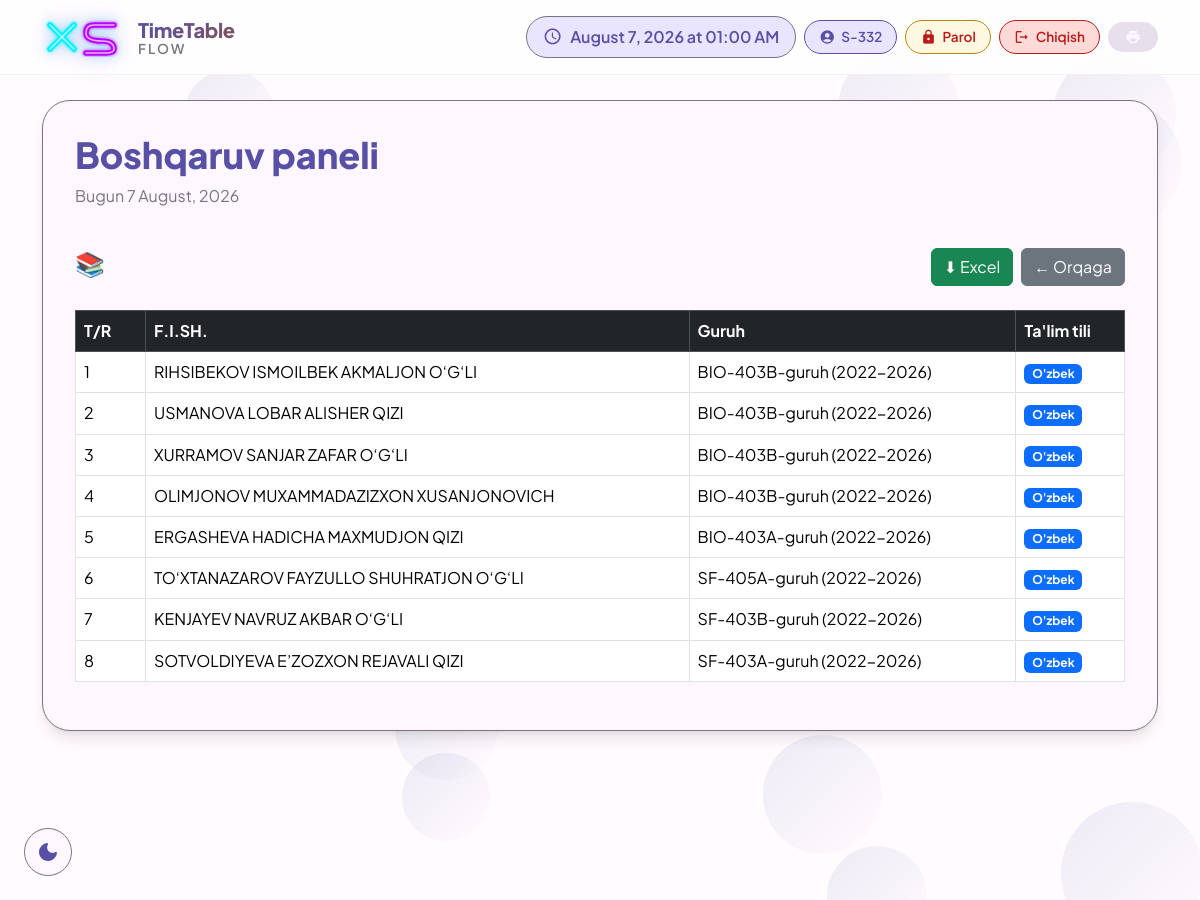
Screenshot of /raspisaniya/subject/320/students/ (signed in) with the database file from the repository.
### raspisaniya/models.py (models this page shows, shortened)
class Student(models.Model):
    user = models.OneToOneField(User, on_delete=models.SET_NULL, null=True, blank=True,related_name='student')
    student_id = models.CharField(max_length=20, unique=True, null=True, blank=True)
    first_name = models.CharField(max_length=50)
    last_name = models.CharField(max_length=50)
    group = models.ForeignKey(Group, on_delete=models.SET_NULL, null=True, blank=True)
    language = models.CharField(max_length=10, choices=LANGUAGE_CHOICES, default='uz')
    debts = models.ManyToManyField(Subject, related_name='debt_students', blank=True)

class Group(models.Model):
    name = models.CharField(max_length=100, unique=True)
    def __str__(self):
        return self.name

### raspisaniya/views.py (the view)
# urls.py: path('subject/<int:pk>/students/', views.subject_students, name='subject_students'),
@login_required
def subject_students(request, pk):
    subject = get_object_or_404(Subject, pk=pk)
    students = Student.objects.filter(debts=subject).order_by('last_name')
    return render(request, 'raspisaniya/subject_students.html', {
        'subject': subject, 'students': students,
    })

### templates/raspisaniya/subject_students.html
{% extends 'raspisaniya/base.html' %}
{% block content %}
<div class="d-flex justify-content-between align-items-center mb-4">
    <h4>📚 {{ subject.name }} — qarzdor talabalar</h4>
    <div class="d-flex gap-2">
        <a href="{% url 'subject_students_excel' subject.pk %}" class="btn btn-success">
            ⬇ Excel
        </a>
        <a href="{% url 'subject_list' %}" class="btn btn-secondary">← Orqaga</a>
    </div>
</div>
{% if students %}
<table class="table table-bordered table-hover align-middle">
    <thead class="table-dark">
        <tr>
            <th style="width: 70px;">T/R</th>
            <th>F.I.SH.</th>
            <th>Guruh</th>
            <th>Ta'lim tili</th>
        </tr>
    </thead>
    <tbody>
        {% for student in students %}
        <tr>
            <td>{{ forloop.counter }}</td>
            <td>{{ student.last_name }} {{ student.first_name }}</td>
            <td>{{ student.group|default:"—" }}</td>
            <td>
                {% if student.language == 'uz' %}
                    <span class="badge bg-primary">O'zbek</span>
                {% elif student.language == 'ru' %}
                    <span class="badge bg-info text-dark">Rus</span>
                {% elif student.language == 'qq' %}
                    <span class="badge bg-warning text-dark">Qoraqalpoq</span>
                {% elif student.language == 'en' %}
                    <span class="badge bg-secondary">Ingliz</span>
                {% else %}
                    <span class="badge bg-secondary">{{ student.language|default:"—" }}</span>
                {% endif %}
            </td>
        </tr>
        {% endfor %}
    </tbody>
</table>
{% else %}
<div class="alert alert-info">Bu fandan qarzdor o'quvchi yo'q.</div>
{% endif %}
{% endblock %}

### templates/raspisaniya/base.html (shortened to what this page needs)
{% load static %}
<!DOCTYPE html>
<html lang="uz">
<head>
    <link href="https://cdn.jsdelivr.net/npm/bootstrap@5.3.2/dist/css/bootstrap.min.css" rel="stylesheet">
</head>
<body>
    <div class="bubbles" id="bubbles"></div>
    <div class="app-bar" id="appBar">
        <div class="container">
            <div class="d-flex justify-content-between align-items-center">
                <div class="d-flex align-items-center gap-3">
                    <a href="{% url 'reset_database' %}" class="xs-main-logo" title="Reset Database" style="text-decoration: none; display: inline-block;">
                    </a>
                    <a href="{% url 'lesson_list' %}" class="text-decoration-none">
                        <div style="line-height:1.15;">
                            <div style="font-size:1.25rem;font-weight:800;background:linear-gradient(135deg,var(--md-primary),var(--md-tertiary));-webkit-background-clip:text;-webkit-text-fill-color:transparent;letter-spacing:-0.3px;">TimeTable</div>
                            <div style="font-size:0.85rem;font-weight:600;color:var(--md-outline);letter-spacing:2px;text-transform:uppercase;">Flow</div>
                        </div>
                    </a>
                </div>
                <div class="d-flex gap-2 align-items-center flex-wrap">
                    <div class="current-time">
                        <span class="material-icons-round">schedule</span>
                        <span id="timeDisplay">--:--</span>
                    </div>
                    {% if user.is_authenticated %}
                    <div class="user-chip">
                        <span class="material-icons-round">
                        </span>
                        {{ user.get_full_name|default:user.username }}
                    </div>
                    <a href="{% url 'change_password' %}" class="logout-chip" style="background:#fff8e1; color:#b8860b; border-color:#b8860b;">
                        <span class="material-icons-round">lock</span>Parol
                    </a>
                    <a href="{% url 'logout' %}" class="logout-chip">
                        <span class="material-icons-round">logout</span>Chiqish
                    </a>
                    {% endif %}
                    <button class="md-chip" onclick="window.print()">
                        <span class="material-icons-round">print</span>
                    </button>
                </div>
            </div>
        </div>
    </div>
    <button class="theme-toggle" id="themeToggle">
    </button>
    <div class="container">
        <div class="md-surface">
            <div class="d-flex justify-content-between align-items-center mb-4">
                <div>
                    <h1 class="display-small d-inline-flex align-items-center gap-2">
                        {% block page_title %}Boshqaruv paneli{% endblock %}
                    </h1>
                    <p class="body-large">{% block page_subtitle %}Bugun {% now "j F, Y" %}{% endblock %}</p>
                </div>
            </div>
            {% block content %}{% endblock %}
        </div>
    </div>
</body>
</html>

### templates/raspisaniya/base.html (style rules this page uses)
* { margin: 0; padding: 0; box-sizing: border-box; }
:root { --md-primary: #5850a4; --md-primary-container: #e9e4ff; --md-secondary: #625b71; --md-secondary-container: #e8def8; --md-tertiary: #7d5260; --md-tertiary-container: #ffd8e4; --md-surface: #fef7ff; --md-surface-variant: #e7e0ec; --md-background: #fffbfe; --md-error: #ba1a1a; --md-error-container: #ffdad6; --md-outline: #79747e; --md-shadow: 0 4px 6px -2px rgba(0,0,0,0.05), 0 10px 15px -3px rgba(0,0,0,0.1); }
body { font-family: 'Plus Jakarta Sans', sans-serif; background: var(--md-background); color: var(--md-surface); transition: all 0.3s ease; min-height: 100vh; position: relative; }
.bubbles { position: fixed; width: 100%; height: 100%; z-index: -1; overflow: hidden; top: 0; left: 0; }
.app-bar { background: rgba(255,255,255,0.8); backdrop-filter: blur(20px); -webkit-backdrop-filter: blur(20px); border-bottom: 1px solid rgba(0,0,0,0.05); padding: 1rem 0; position: fixed; width: 100%; top: 0; z-index: 1000; transition: all 0.3s ease; }
.user-chip { display: inline-flex; align-items: center; gap: 6px; padding: 6px 14px; border-radius: 40px; background: var(--md-primary-container); color: var(--md-primary) !important; font-weight: 600; font-size: 0.85rem; border: 1px solid var(--md-primary); }
.user-chip .material-icons-round { font-size: 1rem; color: inherit; }
.logout-chip { display: inline-flex; align-items: center; gap: 6px; padding: 6px 14px; border-radius: 40px; background: #ffdad6; color: #ba1a1a !important; font-weight: 600; font-size: 0.85rem; border: 1px solid #ba1a1a; text-decoration: none; transition: all 0.2s ease; }
.logout-chip .material-icons-round { font-size: 1rem; color: inherit; }
.xs-main-logo { display: inline-flex; text-decoration: none; transition: transform 0.25s cubic-bezier(0.4,0,0.2,1), filter 0.25s ease; filter: drop-shadow(0 0 6px rgba(34,211,238,0.4)) drop-shadow(0 0 12px rgba(168,85,247,0.3)); }
.current-time { display: flex; align-items: center; gap: 8px; padding: 8px 16px; background: var(--md-primary-container); border-radius: 32px; color: var(--md-primary); font-weight: 600; border: 1px solid var(--md-outline); }
.current-time .material-icons-round { font-size: 1.2rem; }
.md-surface { background: var(--md-surface); border-radius: 28px; box-shadow: var(--md-shadow); padding: 2rem; margin-top: 100px; margin-bottom: 2rem; border: 1px solid var(--md-outline); transition: all 0.3s ease; animation: surfaceAppear 0.6s ease; }
.md-chip { display: inline-flex; align-items: center; gap: 8px; padding: 6px 16px; border-radius: 32px; background: var(--md-surface-variant); color: var(--md-surface); font-size: 0.9rem; font-weight: 500; border: 1px solid transparent; transition: all 0.2s ease; cursor: pointer; }
.md-chip .material-icons-round { font-size: 1rem; }
.theme-toggle { position: fixed; bottom: 24px; left: 24px; width: 48px; height: 48px; border-radius: 50%; background: var(--md-surface); border: 1px solid var(--md-outline); display: flex; align-items: center; justify-content: center; cursor: pointer; z-index: 1000; transition: all 0.3s ease; color: var(--md-primary); }
.display-small { font-size: 2.25rem; font-weight: 800; line-height: 1.2; color: var(--md-primary); }
.body-large { font-size: 1rem; line-height: 1.5; color: var(--md-outline); }

### rows the page displays
Student: first_name "RIHSIBEKOV ISMOILBEK AKMALJON O‘G‘LI", group "BIO-403B-guruh (2022-2026)", language "O'zbek"
Student: first_name "USMANOVA LOBAR ALISHER QIZI", group "BIO-403B-guruh (2022-2026)", language "O'zbek"
Student: first_name "XURRAMOV SANJAR ZAFAR O‘G‘LI", group "BIO-403B-guruh (2022-2026)", language "O'zbek"
Student: first_name "OLIMJONOV MUXAMMADAZIZXON XUSANJONOVICH", group "BIO-403B-guruh (2022-2026)", language "O'zbek"
Student: first_name "ERGASHEVA HADICHA MAXMUDJON QIZI", group "BIO-403A-guruh (2022-2026)", language "O'zbek"
Student: first_name "TO‘XTANAZAROV FAYZULLO SHUHRATJON O‘G‘LI", group "SF-405A-guruh (2022-2026)", language "O'zbek"
Student: first_name "KENJAYEV NAVRUZ AKBAR O‘G‘LI", group "SF-403B-guruh (2022-2026)", language "O'zbek"
Student: first_name "SOTVOLDIYEVA E’ZOZXON REJAVALI QIZI", group "SF-403A-guruh (2022-2026)", language "O'zbek"

### other values shown
{{ user.get_full_name|default:user.username }} "S-332"
